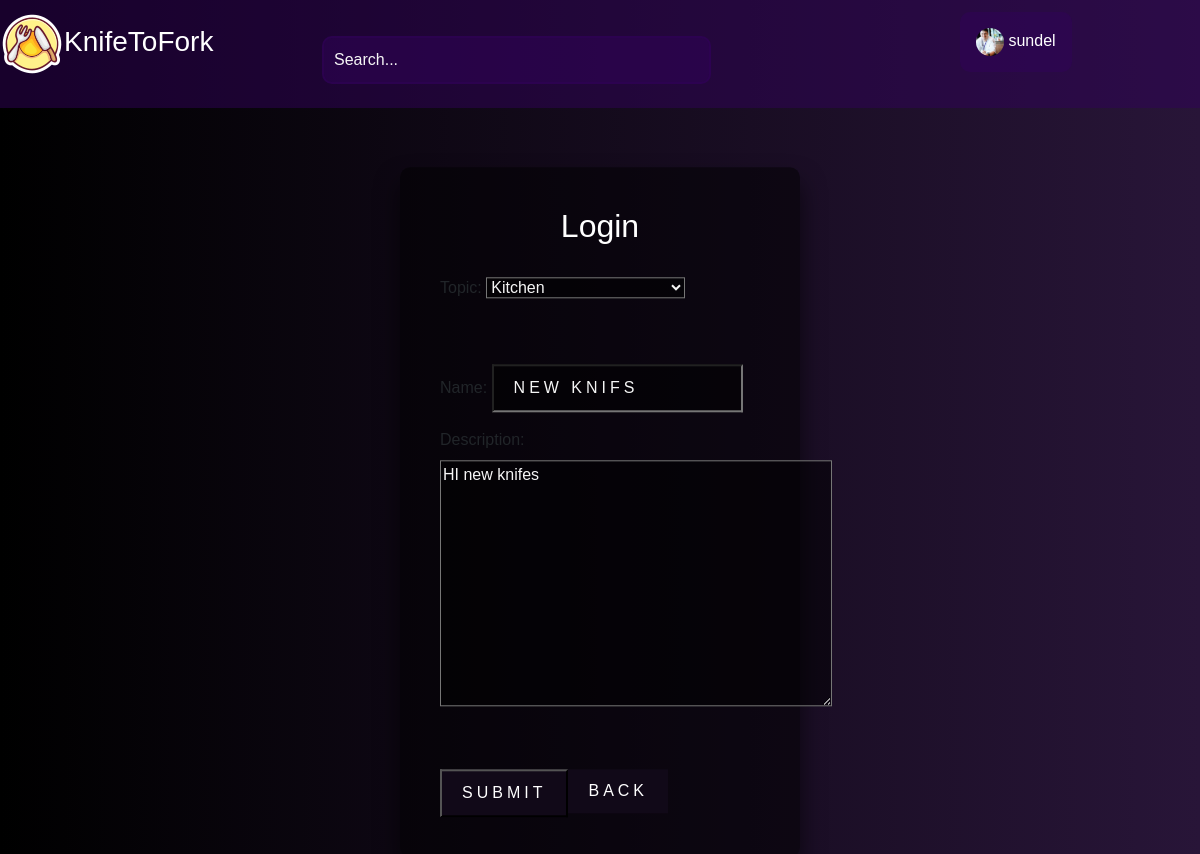
The app's page /update-room/11/ (signed in) with its own data.
### base/models.py (models this page shows, shortened)
class Room(models.Model):
    host = models.ForeignKey(User, on_delete=models.SET_NULL, null=True)
    topic = models.ForeignKey(Topic, on_delete=models.SET_NULL, null=True)
    name = models.CharField(max_length=200)
    description = models.TextField(null=True, blank=True)
    participants = models.ManyToManyField(User, related_name='participants', blank=True)
    updated = models.DateTimeField(auto_now=True)
    created = models.DateTimeField(auto_now_add=True)
    class Meta:
        ordering = ['-updated', '-created']

class Topic(models.Model):
    name = models.CharField(max_length=200)
    def __str__(self):
        return self.name

### base/views.py (the view)
# urls.py: path('update-room/<str:pk>/', views.updateRoom, name="update-room"),
@login_required(login_url='login')
def updateRoom(request, pk):
    room = Room.objects.get(id=pk)
    form = RoomForm(instance=room)
    if request.user != room.host:
        return HttpResponse('You are not allowed here!!!')
    if request.method == 'POST':
        form = RoomForm(request.POST, instance=room)
        if form.is_valid():
            form.save()
            return redirect('home')
    context = {'form': form}
    return render(request, 'base/room_form.html', context)

### base/forms.py
class RoomForm(ModelForm):
    class Meta:
        model = Room
        fields = '__all__'
        exclude = ['host', 'participants']

### base/templates/base/room_form.html (shortened to what this page needs)
{% extends "base.html" %}
{% load static %}
{% block content %}
<div class="login-box3">
    <h2>Login</h2>
    <form method="POST" action="">
        {{form.as_p}}
        <input type="submit" value="submit" />
        <a href="{% url 'home' %}">Back</a>
    </form>
</div>
{% endblock %}

### templates/navbar.html (shortened to what this page needs)
{% if request.user.is_authenticated %}
<div class="nav-bar">
    <div>
        <a class="home-link" href="{% url 'home' %}">
            <h3><img style="color: white;" src="../media/logo.png" alt="">KnifeToFork</h3>
        </a>
        <br>
    </div>
    <div class="search-bar">
        <form method="GET" action="{% url 'home' %}">
            <input type="text" name="q" class="Search-bar" placeholder="Search..."  />
        </form>
    </div>
    <div class="user-hello">
        {% if request.user.is_authenticated %}
        <div class="dropdown">
            <button class="dropbtn" style="color: white;"><img class="profile-img" src="/./media/profile.jpg" alt="" style="width: 28px; height: 28px;"> {{request.user}}</button>
        </div>
        {% endif %}
    </div>
{% endif %}
</div>
<br>

### static/css/base.css (style rules this page uses)
html { height: 100%; }
.dropbtn { border-radius: 10px; }
.nav-bar { display: grid; grid-template-columns: 1fr 3fr 1fr; margin: 0; padding-top: 1%; background-color: rgba(49, 2, 88, 0.5); }
.search-bar { margin: auto; padding: 10px; width: 80%; }
.Search-bar { background-color: rgba(49, 2, 88, 0.5); color: whitesmoke; padding: 10px; border: none; width: 70%; border: solid 2px rgba(49, 2, 88, 0.5); border-radius: 10px; }
.Search-bar::placeholder { color: whitesmoke; }
.dropbtn { background-color: rgba(49, 2, 88, 0.5); color: white; padding: 16px; font-size: 16px; border: none; }
.dropdown { position: relative; display: inline-block; }
.login-box3 { position: absolute; top: 60%; left: 50%; width: 400px; padding: 40px; transform: translate(-50%, -50%); background: rgba(0, 0, 0, .5); box-sizing: border-box; box-shadow: 0 15px 25px rgba(0, 0, 0, .6); border-radius: 10px; }
#id_description, #id_topic, #id_name { background-color: rgba(0, 0, 0, .5); color: whitesmoke; }
.login-box3 h2 { margin: 0 0 30px; padding: 0; color: #fff; text-align: center; }
.login-box3 form input { position: relative; display: inline-block; padding: 10px 20px; color: #fff; background: rgb(17, 9, 24); font-size: 16px; text-decoration: none; text-transform: uppercase; overflow: hidden; transition: .5s; margin-top: 40px; letter-spacing: 4px }
.login-box3 form a { display: inline-block; position: absolute; padding: 10px 20px; color: #fff; background: rgb(17, 9, 24); font-size: 16px; text-decoration: none; text-transform: uppercase; overflow: hidden; transition: .5s; margin-top: 40px; letter-spacing: 4px }
a { text-decoration: none; color: hsl(0, 0%, 100%); }
.profile-img { height: 110px; width: 110px; border-radius: 50%; }

### records on screen
Room: topic "Kitchen", description "HI new knifes"
Topic: name "new knifs"

### other values on screen
{{ request.user }} "sundel"
